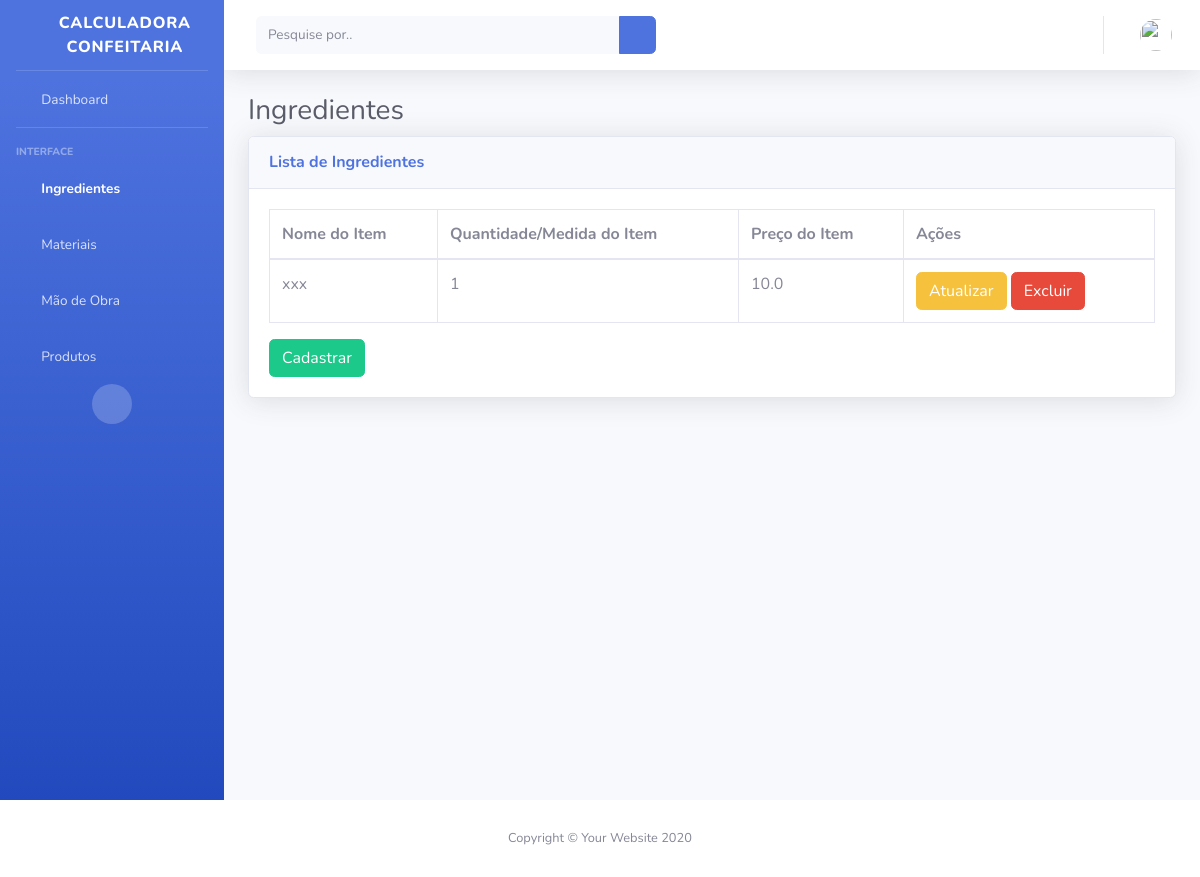
Before: /ingredient-list (signed in) with the older database file.
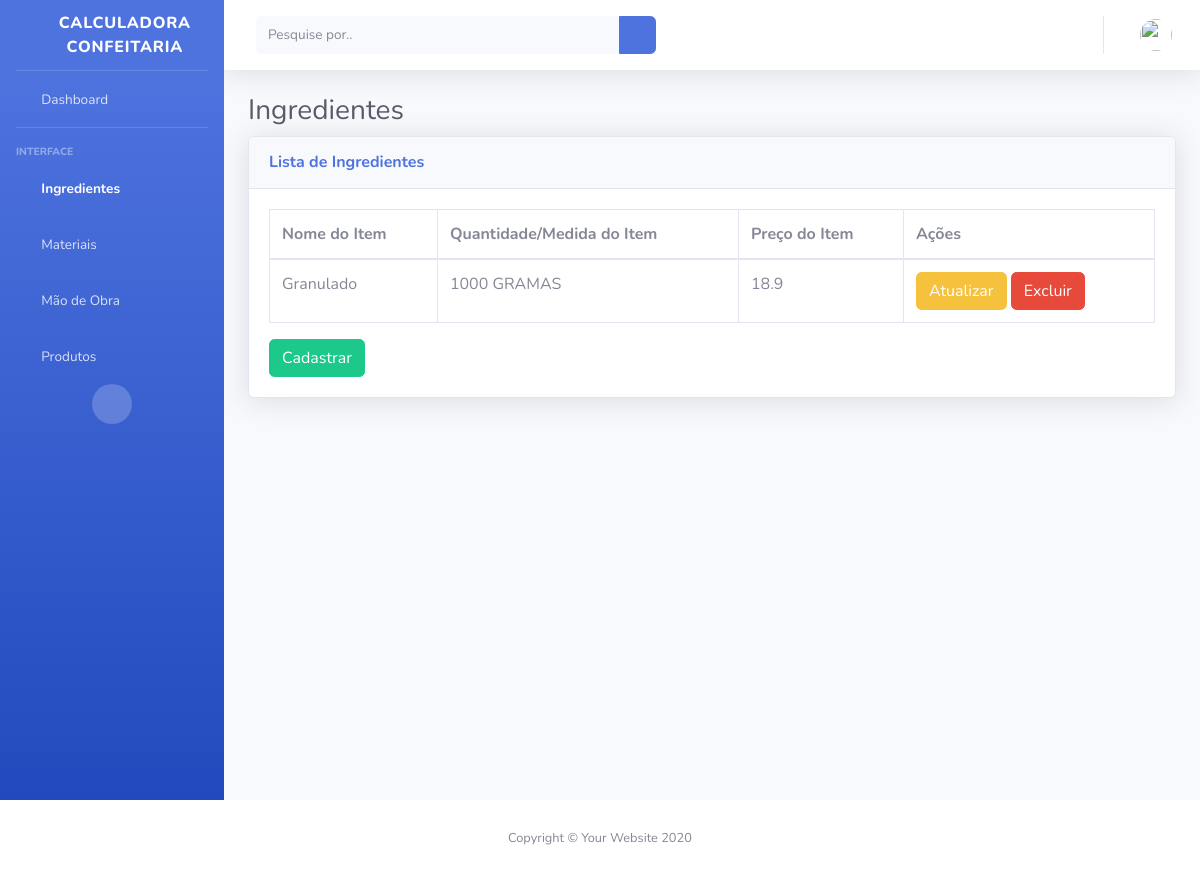
After: the same page with the newer database file.
### myapp/models.py (models this page shows, shortened)
class Ingredient(models.Model):
    user = models.ForeignKey(CustomUser, blank=True, on_delete=models.CASCADE)
    name = models.CharField(_("Nome do Item:"), db_column='name', max_length=100, blank=False)
    quantity = models.IntegerField(
        _("Quantidade do Pacote:"), db_column='quantity', blank=False)
    measure = models.CharField(_("Medida do Pacote:"), max_length=8, choices=MEASURES_CHOICES)
    price = models.FloatField(_("(R$) Valor do Pacote:"), db_column='price', blank=False)
    class Meta:
        ordering = ["name"]

### myapp/views.py (the view)
# urls.py: path('ingredient-list', views.ingredientList, name='ingredient-list'),
@login_required
def ingredientList(request):
    ingredients = Ingredient.objects.all()
    return render(request, "ingredient-list.html",
                  {'ingredients': ingredients})

### myapp/templates/ingredient-list.html
{% extends "base.html" %}
{% block content %}
<h1 class="h3 mb-2 text-gray-800">Ingredientes</h1>
<div class="card shadow mb-4">
    <div class="card-header py-3">
        <h6 class="m-0 font-weight-bold text-primary">Lista de Ingredientes</h6>
    </div>
    <div class="card-body">
        <div class="table-responsive">
            <table class="table table-bordered" id="dataTable" width=100%" cellspacing="0">
                    <thead>
                        <tr>
                            <th>Nome do Item</th>
                            <th>Quantidade/Medida do Item</th>
                            <th>Preço do Item</th>
                            <th>Ações</th>
                        </tr>
                    </thead>
                    <tbody>
                        {% for ingredient in ingredients %}
                        <tr>
                            <td>{{ ingredient.name }}</td>
                            <td>{{ ingredient.quantity }}{{" "}}{{ ingredient.measure }}</td>
                            <td>{{ ingredient.price }}</td>
                            <td>
                                <a type="button" class="btn btn-warning" href="/ingredient-update/{{ ingredient.id }}">Atualizar</a>
                                <a type="button" class="btn btn-danger" href="/ingredient-delete/{{ ingredient.id }}">Excluir</a>
                            </td>
                        </tr>
                        {% endfor %}
                    </tbody>
            </table>
            <a type="button" class="btn btn-success" href="{%url 'ingredient-create' %}">Cadastrar</a>
        </div>
    </div>
</div>
{% endblock %}

### myapp/templates/base.html (shortened to what this page needs)
<!DOCTYPE html>
<html lang="pt-br">
{% load static %}
<head>
    <link href="{% static 'vendor/fontawesome-free/css/all.min.css' %}" rel="stylesheet" type="text/css">
    <link href="{% static 'css/sb-admin-2.min.css' %}" rel="stylesheet">
</head>
<body id="page-top">
    <div id="wrapper">
        <ul class="navbar-nav bg-gradient-primary sidebar sidebar-dark accordion" id="accordionSidebar">
            <a class="sidebar-brand d-flex align-items-center justify-content-center" href="index.html">
                <div class="sidebar-brand-icon rotate-n-15">
                    <i class="fas fa-calculator"></i>
                </div>
                <div class="sidebar-brand-text mx-3">Calculadora Confeitaria</div>
            </a>
            <hr class="sidebar-divider my-0">
            <li class="nav-item">
                <a class="nav-link" href="index.html">
                    <i class="fas fa-fw fa-calculator"></i>
                    <span>Dashboard</span></a>
            </li>
            <hr class="sidebar-divider">
            <div class="sidebar-heading">
                Interface
            </div>
            <li class="nav-item active">
                <a class="nav-link collapsed" href="#" data-toggle="collapse" data-target="#collapseTwo"
                    aria-expanded="true" aria-controls="collapseTwo">
                    <i class="fas fa-fw fa-seedling"></i>
                    <span>Ingredientes</span>
                </a>
            </li>
            <li class="nav-item">
                <a class="nav-link collapsed" href="#" data-toggle="collapse" data-target="#collapseUtilities"
                    aria-expanded="true" aria-controls="collapseUtilities">
                    <i class="fas fa-fw fa-tree"></i>
                    <span>Materiais</span>
                </a>
            </li>
            <li class="nav-item">
                <a class="nav-link collapsed" href="#" data-toggle="collapse" data-target="#collapseLabors"
                    aria-expanded="true" aria-controls="collapseUtilities">
                    <i class="fas fa-fw fa-hammer"></i>
                    <span>Mão de Obra</span>
                </a>
            </li>
            <li class="nav-item">
                <a class="nav-link collapsed" href="#" data-toggle="collapse" data-target="#collapseProducts"
                    aria-expanded="true" aria-controls="collapseUtilities">
                    <i class="fas fa-fw fa-pizza-slice"></i>
                    <span>Produtos</span>
                </a>
            </li>
            <div class="text-center d-none d-md-inline">
                <button class="rounded-circle border-0" id="sidebarToggle"></button>
            </div>
        </ul>
        <div id="content-wrapper" class="d-flex flex-column">
            <div id="content">
                <nav class="navbar navbar-expand navbar-light bg-white topbar mb-4 static-top shadow">
                    <form
                        class="d-none d-sm-inline-block form-inline mr-auto ml-md-3 my-2 my-md-0 mw-100 navbar-search">
                        <div class="input-group">
                            <input type="text" class="form-control bg-light border-0 small" placeholder="Pesquise por.."
                                aria-label="Search" aria-describedby="basic-addon2">
                            <div class="input-group-append">
                                <button class="btn btn-primary" type="button">
                                    <i class="fas fa-search fa-sm"></i>
                                </button>
                            </div>
                        </div>
                    </form>
                    <ul class="navbar-nav ml-auto">
                        <li class="nav-item dropdown no-arrow">
                            <a class="nav-link dropdown-toggle" href="#" id="userDropdown" role="button"
                                data-toggle="dropdown" aria-haspopup="true" aria-expanded="false">
                                <img class="img-profile rounded-circle" src="{% static 'img/undraw_profile.svg' %}">
                            </a>
                        </li>
                    </ul>
                </nav>
                <div class="container-fluid">
                     {% block content %}
                    {% endblock %}
                </div>
                </div>
            </div>
        </div>
            <footer class="sticky-footer bg-white">
                <div class="container my-auto">
                    <div class="copyright text-center my-auto">
                        <span>Copyright &copy; Your Website 2020</span>
                    </div>
                </div>
            </footer>
</body>
</html>

Changed rows visible on the page:
removed Ingredient: name "xxx", quantity "1", price "10.0"
added Ingredient: name "Granulado", quantity "1000", measure "GRAMAS", price "18.9"
